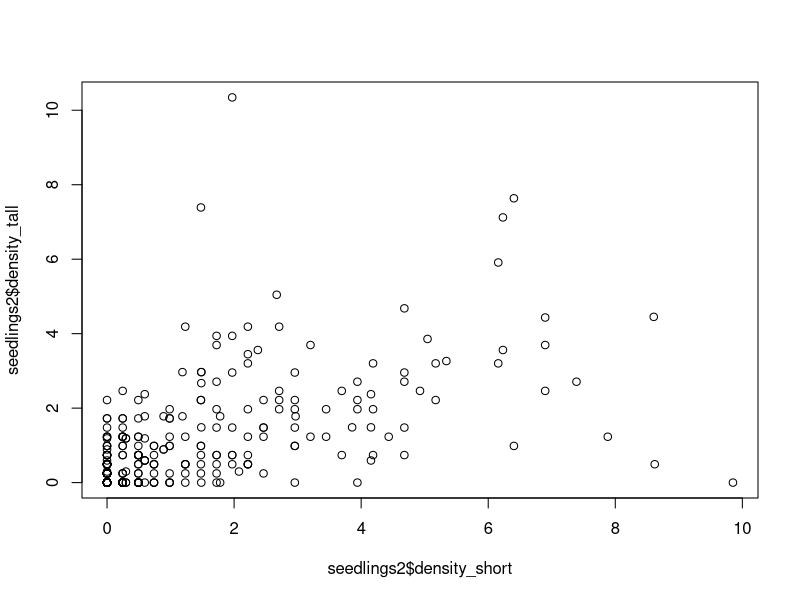
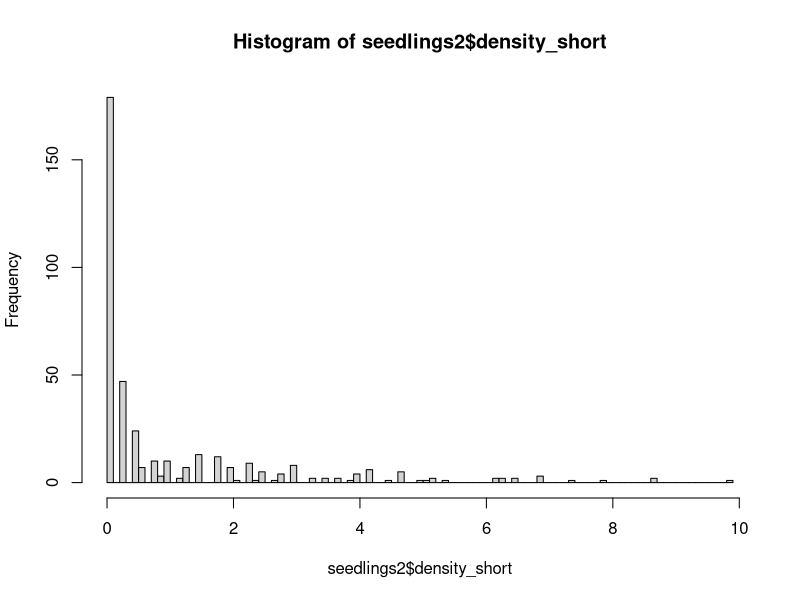
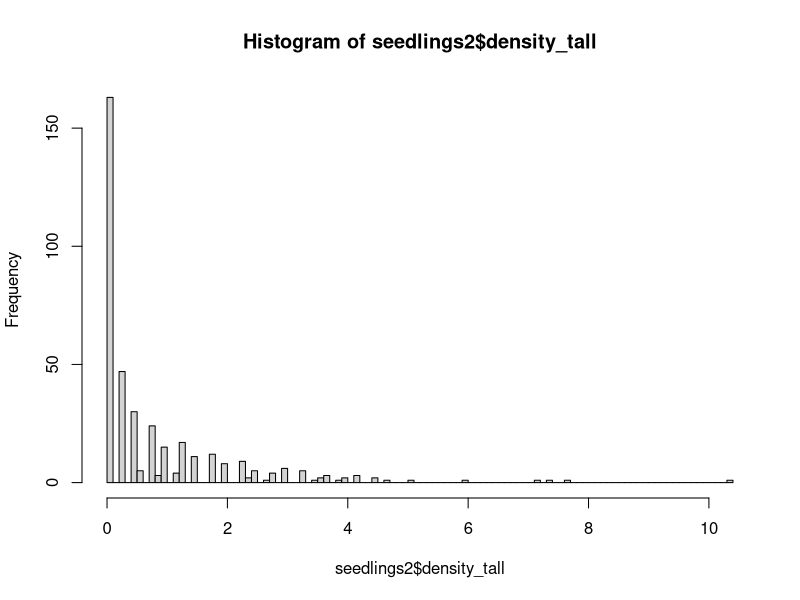
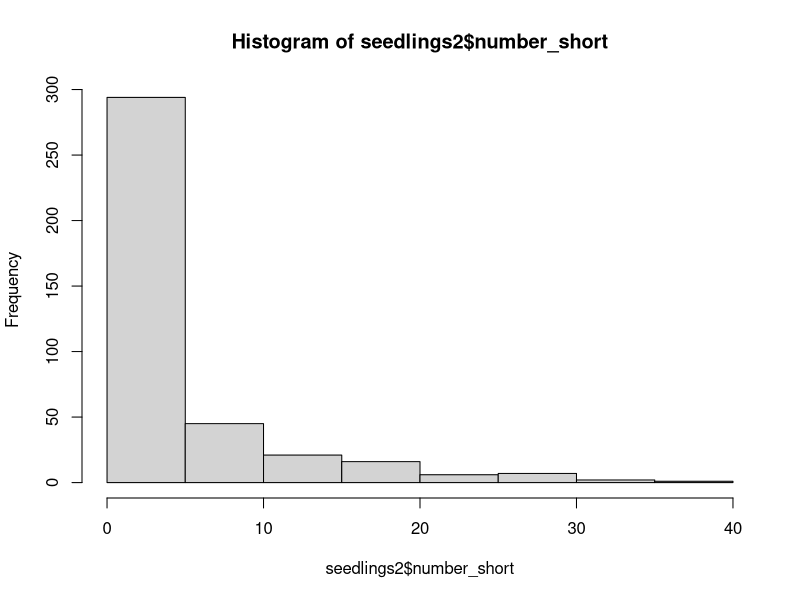
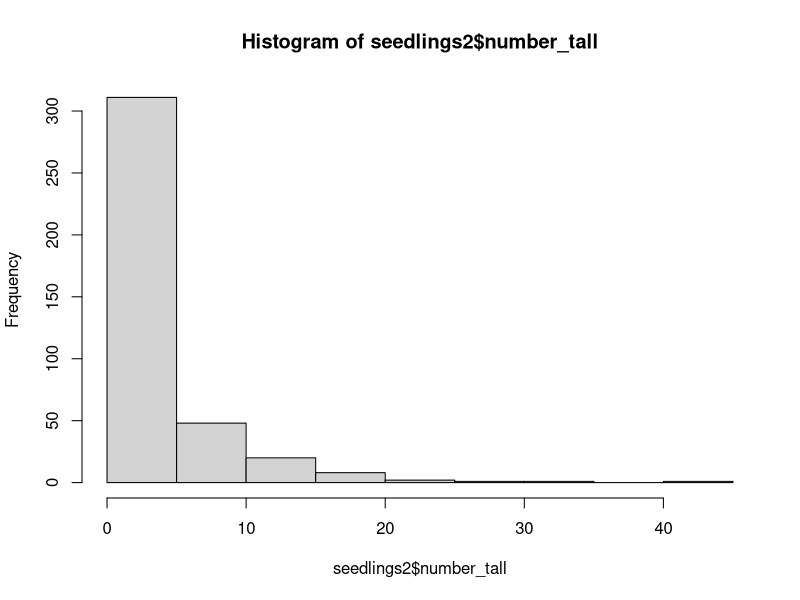
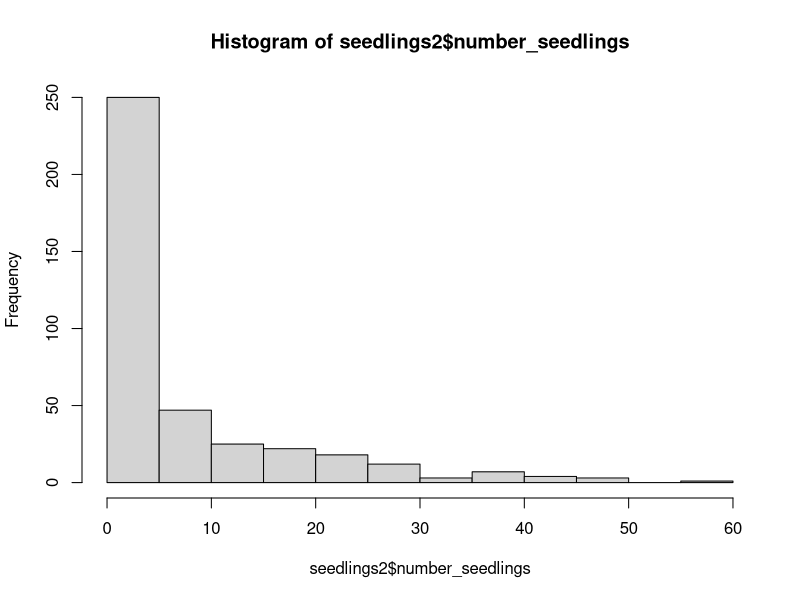
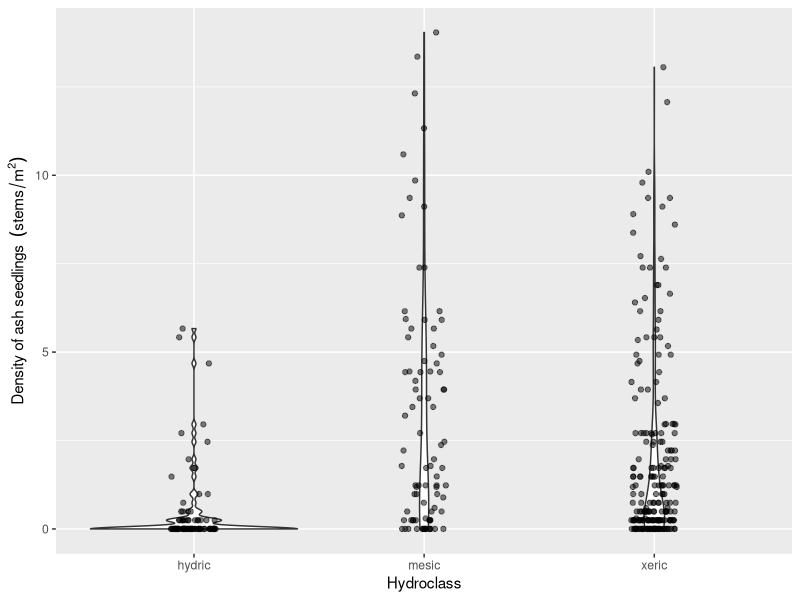
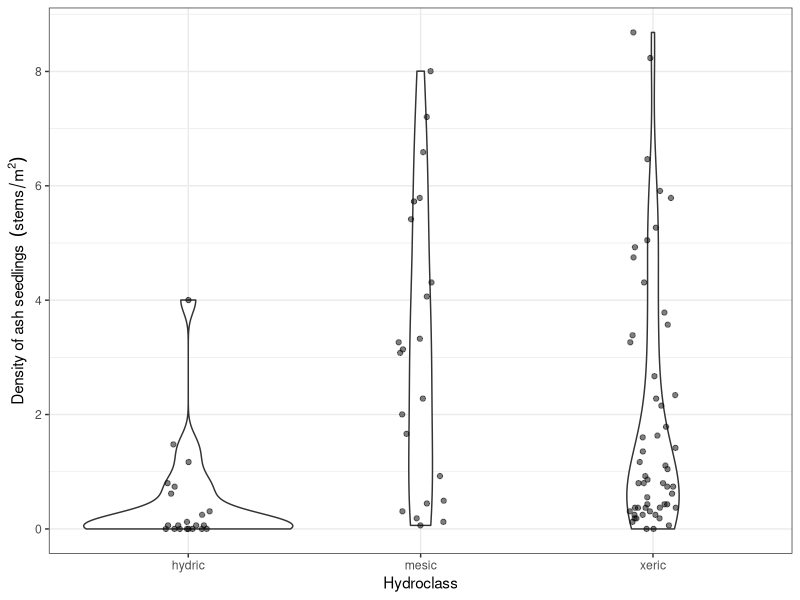

These figures' R source, in order:
# Aaron Tayal
# 8/26/2024
# The purpose is to report what the stem 
# density of ash seedlings, saplings, small trees, and trees is

library(ggplot2)
library(dplyr)

# Plot centers ---------------------------------------------------------------

plot_centers <- read.csv("Raw_data/EAB_Michigan_2024_plot_centers.csv")
str(plot_centers)
# for the center_tree column, I would encourage to split that into two (one for species and one for dbh)
# same for the center tree updated column

# There are 111 plots (37 transects) that I plan to visit (and 2 extra rows due 
# to confusion about the true center for plot 75):
nrow(plot_centers)

# There are 98 plots that I have collected seedling data (not counting 75_north):
sum(plot_centers$seedlings_done_y_n == "y")

# Similarly, there are 98 plots that I have collected sapling data (not counting 
# 75_north):
sum(plot_centers$saplings_done_y_n == "y")

# There are 97 plots that I have collected tree data for (not counting 75_north).
# At plot 91 at Hudson Mills, we ran out of time to collect tree data due to a 
# thunderstorm
sum(plot_centers$trees_done_y_n == "y")

# There are 2 plots where we found and measured the center tree but did not 
# collect any seedling, sapling, or tree data due to high waters and a time 
# crunch. These were plots 23 and 66, both at Island Lake.
#View(plot_centers[plot_centers$seedlings_done_y_n == "n",])

# This leaves 11 plots that we have neither found the center or recorded data
# for. Four at Hudson Mills, six at Indian Springs, and one at Island Lake. 
# Note: we technically found plot 61 at Island Lake, but I forgot to write
# the center tree DBH, and thus I'm considering it completely not-started.
#View(plot_centers[plot_centers$seedlings_done_y_n == "",])

# Summary: 97 done + 3 partially done + 11 not-started = 111 plots

# Hydroclass -----------------------------------------------------------------

hydro <- read.csv("Raw_data/MI-plot-hydroclasses.csv")
str(hydro)
# The column "mstrlvl" is either xeric, mesic, or hydric. All plots in one
# transect (3 plots) will have the same assignment of mstrlvl. I will also 
# call this the "hydroclass". The column "plotmstr" has a value from 1 to 5 
# (1 being driest and 5 being the most flooded). The "plotmstr" value can
# vary within a transect. I think it is based on the results of some kind of 
# soil moisture test.

# Note: "MI-plot-hydroclasses.csv" has hydroclass data for 129 plots, including
# some that I do not plan to visit because they are designated "non-ash" plots
# or they are at Brighton.

# Seedlings -------------------------------------------------------------------

seedlings <- read.csv("Raw_data/EAB_Michigan_2024_seedlings.csv")
str(seedlings)
# At one plot (75 at Indian Springs), we found two center trees marked 75.
# The true, original plot 75 is the one I want to use. I called this one 
# "75_south" in my datasheet this year. So I need to remove "75_north" rows and
# rename "75_south" rows as simply "75".
seedlings <- seedlings[seedlings$center_tree_number != "75_north",]
seedlings$center_tree_number[seedlings$center_tree_number == "75_south"] <- "75"
str(seedlings)

seedlings$center_tree_number <- as.integer(seedlings$center_tree_number)

# To combine the data on hydroclasses with the seedling data, I will
# use inner_join, which keeps only the rows which have center_tree_number
# matching between the two datasets:
seedlings2 <- inner_join(seedlings, hydro, by="center_tree_number")
# I notice that the number of rows of seedlings and seedlings2 are the same,
# indicating that the dataframe hydro contained all the center tree numbers
# that I have
nrow(seedlings) == nrow(seedlings2)

# We recorded data for each quadrant of each microplot, so I need to add up the
# four quadrants for short seedlings (those that are shorter than 25 cm):
seedlings2$number_short <- 
  seedlings2$northeast_number_established_short +
  seedlings2$southeast_number_established_short +
  seedlings2$southwest_number_established_short +
  seedlings2$northwest_number_established_short

# Same for tall seedlings:
seedlings2$number_tall <- 
  seedlings2$northeast_number_established_tall +
  seedlings2$southeast_number_established_tall +
  seedlings2$southwest_number_established_tall +
  seedlings2$northwest_number_established_tall

# Now make a column for the total number of seedlings (both short and tall):
seedlings2$number_seedlings <- seedlings2$number_short + seedlings2$number_tall

# Now I need to divide the raw counts by the area of the circular microplot to
# get the density. The density will be in units of stems per meter^2
seedlings2$density_short <-
  (seedlings2$number_short / seedlings2$area_of_microplot_m_squared)

seedlings2$density_tall <-
  (seedlings2$number_tall / seedlings2$area_of_microplot_m_squared)

seedlings2$density_seedlings <- 
  (seedlings2$number_seedlings / seedlings2$area_of_microplot_m_squared)

# For a common sense check, I'll plot the density of short seedlings against
# the density of tall seedlings.  I predict (prior to seeing it) that they 
# will be correlated.
plot(seedlings2$density_short,
     seedlings2$density_tall)

# I will plot histograms for short and tall seedlings. I want to know what is 
# the qualitative shape of the distribution:
hist(seedlings2$density_short, breaks=100)
hist(seedlings2$density_tall, breaks=100)

hist(seedlings2$number_short) # I wanted to see the count data, too
hist(seedlings2$number_tall)
hist(seedlings2$number_seedlings)

# Note: these density variables are pseudo-continuous, but really they are
# discrete, because the counts are discrete, and so there are only a limited
# number of values that the density can take.

# I want to make a violin plot that shows the distribution of seedling densities
# for each of the three hydroclasses (xeric, mesic, and hydric)
ggplot(data=seedlings2, aes(x=factor(mstrlvl), 
                            y=density_seedlings)) +
  geom_violin() +
  geom_jitter(height=0, width=0.1, alpha=0.5) +
  xlab("Hydroclass") +
  ylab(bquote("Density of ash seedlings " ~ (stems/m^2)))

# I want to take an average of the 4 microplots in order to report data at the 
# plot level. 

# IMPORTANT NOTE: sometimes, we forgot to write the percent cover
# for 1 out of 4 of the microplots. I have instructed the code to strip NA values
# before taking the mean.  I'm assuming it's okay because we still have three other
# values, but I need to check on this.

seedlings_by_plot <- seedlings2 %>% group_by(center_tree_number) %>% 
  summarize(mean_percent_cover = mean(percent_cover_0_0.5_1_3.5_8_15.5_25.5_etc, 
                                 na.rm=TRUE),
            mean_density_short = mean(density_short),
            mean_density_tall = mean(density_tall),
            mean_density_seedlings = mean(density_seedlings),
            mstrlvl = first(mstrlvl))

# Make a graph that shows the seedling densities by hydroclass, at the plot level
ggplot(data=seedlings_by_plot, aes(x=factor(mstrlvl), y=mean_density_seedlings)) +
  geom_violin() +
  geom_jitter(height=0, width=0.1, alpha=0.5) +
  xlab("Hydroclass") +
  ylab(bquote("Density of ash seedlings " ~ (stems/m^2))) +
  scale_y_continuous(breaks=seq(0,9,2)) +
  theme_bw()

# Make a similar graph for short seedlings (under 25 cm):
ggplot(data=seedlings_by_plot, aes(x=factor(mstrlvl), y=mean_density_short)) +
  geom_violin() +
  geom_jitter(height=0, width=0.1, alpha=0.5) +
  xlab("Hydroclass") +
  ylab(bquote("Density of short ash seedlings <25 cm  " ~ (stems/m^2))) +
  scale_y_continuous(breaks=seq(0,9,2)) +
  ylim(-0.15, 6) +
  theme_bw()

# Same for tall seedlings:
ggplot(data=seedlings_by_plot, aes(x=factor(mstrlvl), y=mean_density_tall)) +
  geom_violin() +
  geom_jitter(height=0, width=0.1, alpha=0.5) +
  xlab("Hydroclass") +
  ylab(bquote("Density of tall ash seedlings 25-137 cm  " ~ (stems/m^2))) +
  ylim(-0.15, 6) +
  theme_bw()

# And for percent cover:
ggplot(data=seedlings_by_plot, aes(x=factor(mstrlvl), y=mean_percent_cover)) +
  geom_violin() +
  geom_jitter(height=0, width=0.1, alpha=0.5) +
  xlab("Hydroclass") +
  ylab("Percent cover of ash seedlings (%)") +
  theme_bw()

# Saplings --------------------------------------------------------------------

saplings <- read.csv("Raw_data/EAB_Michigan_2024_saplings.csv")
str(saplings)
# Remove 75_north and rename 75_south to 75 (see seedlings for details)
saplings <- saplings[saplings$center_tree_number != "75_north",]
saplings$center_tree_number[saplings$center_tree_number == "75_south"] <- "75"

saplings$center_tree_number <- as.integer(saplings$center_tree_number)

# Trying to add in the hydroclass to this dataframe:
saplings2 <- inner_join(saplings, hydro, by="center_tree_number")
nrow(saplings) == nrow(saplings2)

# Saplings were counted in each quadrant, so I want to sum up the quadrants
# to get a total number of saplings by plot
saplings_by_plot <- saplings2 %>% group_by(center_tree_number) %>% 
  summarize(number_saplings = sum(number_of_stems),
            mstrlvl = first(mstrlvl))

# To find the density of saplings, I need to divide the number of saplings 
# found in the subplot (8 meters in radius) by the area of that subplot. 
# The area of the subplot is 201.062 m^2. The unit will be stems per m^2.
saplings_by_plot$density_saplings <- saplings_by_plot$number_saplings / 201.062

# I would like to also change the units to stems per hectare:
saplings_by_plot$density_saplings_stems_per_ha <- 
  saplings_by_plot$density_saplings * 10000

# Now, make a violin plot that shows the number of saplings found at each plot, 
# as a function of hydroclass
ggplot(data=saplings_by_plot, aes(x=factor(mstrlvl), 
                                  y=density_saplings)) + 
  geom_violin() +
  geom_jitter(height=0, width=0.1, alpha=0.5) +
  xlab("Hydroclass") +
  ylab(bquote("Density of ash saplings " ~ (stems/m^2))) +
  theme_bw()

# Small trees and trees -------------------------------------------------------

trees <- read.csv("Raw_data/EAB_Michigan_2024_trees.csv")

# Remove 75_north and rename 75_south to 75 (see seedlings for details)
trees <- trees[trees$center_tree_number != "75_north",]
trees$center_tree_number[trees$center_tree_number == "75_south"] <- "75"

trees$center_tree_number <- as.integer(trees$center_tree_number)
trees$ash_species <- as.factor(trees$ash_species)

# Add in hydroclass data
trees2 <- inner_join(trees, hydro, by="center_tree_number")
nrow(trees) == nrow(trees2)

# Remove any rows where the species of tree is not ash (keep rows where ash_species is NA)
# Note: the hickory and Zanthoxylum rows were tagged trees
levels(trees2$ash_species)
trees2 <- trees2[( trees2$ash_species != "hickory" | is.na(trees2$ash_species) ), ]
trees2 <- trees2[( trees2$ash_species != "Zanthoxylum (prickly ash)" | is.na(trees2$ash_species) ), ]
trees2$ash_species <- droplevels(trees2$ash_species)
levels(trees2$ash_species)

# I want to make a column that simplifies ash_species so that there are only 
# three categories: black, green/white/pumpkin, and unknown
trees2$ash_species_simple <- as.character(trees2$ash_species)
trees2$ash_species_simple[trees2$ash_species_simple == "green"] <- "green_white_or_pumpkin"
trees2$ash_species_simple[trees2$ash_species_simple == "green or pumpkin"] <- "green_white_or_pumpkin"
trees2$ash_species_simple[trees2$ash_species_simple == "green or white"] <- "green_white_or_pumpkin"
trees2$ash_species_simple[trees2$ash_species_simple == "green white or pumpkin"] <- "green_white_or_pumpkin"
trees2$ash_species_simple[trees2$ash_species_simple == "black?"] <- "unknown"
trees2$ash_species_simple[trees2$ash_species_simple == "?"] <- "unknown"
trees2$ash_species_simple[trees2$ash_species_simple == "green?"] <- "unknown"
trees2$ash_species_simple[trees2$ash_species_simple == "white?"] <- "unknown"
trees2$ash_species_simple <- as.factor(trees2$ash_species_simple)
table(trees2$ash_species_simple)

# Which center_tree_number values are found in seedlings but not found in 
# trees?
a <- seedlings_by_plot$center_tree_number
b <- sort(unique(trees2$center_tree_number))
b
setdiff(a, b)
# Plot 91 at Hudson Mills is correct to be missing from trees2

# Make sure the variable that records which quadrant the tree was in is accurate:
trees2$quadrant_NE_SE_SW_NW <- as.factor(trees2$quadrant_NE_SE_SW_NW)
summary(trees2$quadrant_NE_SE_SW_NW)
trees2[trees2$quadrant_NE_SE_SW_NW == "?",] # The only rows with ? for quadrant
# are about 100 meters from the center (and so will be filtered out)

# Which rows are simply recording the absence of any trees?
c <- trees2$center_tree_number[trees2$quadrant_NE_SE_SW_NW == "none"]
c
unique(c)
d <- trees2$center_tree_number[trees2$quadrant_NE_SE_SW_NW != "none"]
unique(d)
intersect(unique(c), unique(d)) # Make sure no trees are recorded from plots
# also marked as having no trees.

# We only recorded compass direction at the beginning of summer 
# (it was a lot of work). But we can at least check the data against quadrant
# to see if they agree
trees2$compass_direction <- as.numeric(trees2$compass_direction)
ggplot(data=trees2, aes(x=quadrant_NE_SE_SW_NW, y=compass_direction)) +
  geom_point() +
  geom_hline(yintercept=90) +
  geom_hline(yintercept=180) +
  geom_hline(yintercept=270)
# Looks like there are three rows where compass direction and quadrant disagree:
trees2[trees2$compass_direction > 270 & trees2$quadrant_NE_SE_SW_NW != "NW" &
        is.na(trees2$compass_direction) == FALSE , ]
# All of these three rows were tagged ash. When it comes time to identify tagged
# ash in datasets from previous years, we will know about this issue. I'm not
# going to try to change anything right now.
  

# I want to create a new dataframe of trees so that small trees (2.5-10 cm DBH)
# are counted only if they occur within the 8 meter radius subplot. Furthermore,
# trees (10 cm DBH and up) are counted only if they occur within the 18 meter
# radius main plot

# First I need to change the variable distance_to_center_meters into a 
# numeric variable.  For many of the trees inside the 8 meter subplot, we
# simply wrote "less than 8" to indicate it was in the subplot. So now I 
# will name these as 4 (4 meters) even though they ranged from 0 m to 8 m
trees2$distance_to_center_meters_simple <- trees2$distance_to_center_meters
trees2$distance_to_center_meters_simple[trees2$distance_to_center_meters_simple == "less than 8"] <- "4"
trees2$distance_to_center_meters_simple[trees2$distance_to_center_meters_simple == "between 8 and 18"] <- "13"
trees2$distance_to_center_meters_simple[trees2$distance_to_center_meters_simple == "greater than 18"] <- "25"
trees2$distance_to_center_meters_simple[trees2$distance_to_center_meters_simple == "approx 100 m"] <- "100"
trees2$distance_to_center_meters_simple <- as.numeric(trees2$distance_to_center_meters_simple)
hist(trees2$distance_to_center_meters_simple, breaks=100)

# Small trees must be >= 2.5 cm DBH AND < 12.5 cm DBH AND distance to the center
# must be <= 8 meters
small_trees <- trees2 %>% dplyr::filter(quadrant_NE_SE_SW_NW != "none") %>%
  dplyr::filter(diameter_at_137_cm_in_cm >= 2.5) %>%
  dplyr::filter(diameter_at_137_cm_in_cm < 10) %>%
  dplyr::filter(distance_to_center_meters_simple <= 8)
plot(small_trees$diameter_at_137_cm_in_cm)
hist(small_trees$diameter_at_137_cm_in_cm, breaks=50)
plot(small_trees$distance_to_center_meters_simple)


# Big trees must be >= 10 cm DBH AND distance to the center must be <= 18 meters
big_trees <- trees2 %>% dplyr::filter(quadrant_NE_SE_SW_NW != "none") %>%
  dplyr::filter(diameter_at_137_cm_in_cm >= 10) %>%
  dplyr::filter(distance_to_center_meters_simple <= 18)
plot(big_trees$diameter_at_137_cm_in_cm)
plot(big_trees$distance_to_center_meters_simple)

# Now, create a summary of how many ash small trees were found in each plot
small_trees_by_plot <- small_trees %>% 
  group_by(center_tree_number) %>%
  summarise(number_small_trees = n(),
            mstrlvl = first(mstrlvl))

# Now, for any center tree numbers not mentioned in small_trees_by_plot,
# but that are in trees2, I'd like to put another row with a zero in it:
b # b is all the center tree numbers where presence/absence of trees was recorded
e <- small_trees_by_plot$center_tree_number
e # e is all the center tree numbers where small trees were found in the subplot
f <- sort(setdiff(b, e))

# Add a row for each center tree where no small trees were found in the subplot:
for (k in (1:length(f))){
  small_trees_by_plot <- small_trees_by_plot %>% 
    bind_rows(data.frame(center_tree_number = f[k],
                        number_small_trees = 0,
                        mstrlvl = hydro$mstrlvl[which(hydro$center_tree_number == f[k])]))
}
# Reorder the rows by center_tree_number
small_trees_by_plot <- small_trees_by_plot %>% arrange(center_tree_number)

g <- small_trees_by_plot$center_tree_number
all.equal(b, g) # This shows that small_trees_by_plot now has all the same center
# trees that we recorded the presence or absence of trees at

# Create a histogram of number of small trees to investigate whether the 
# distribution follows a Poisson distribution.
ggplot(data=small_trees_by_plot, aes(x=number_small_trees)) +
  geom_histogram() +
  theme_classic()
# The Poisson distribution assumes that events (here the presence of a small
# tree) occur independently of the position of other small trees. That assumption
# is obviously false, since 

# To find the density of small trees, I need to divide the number of them 
# found in the subplot (8 meters in radius) by the area of that subplot. 
# The area of the subplot is 201.062 m^2. The unit will be stems per m^2.
small_trees_by_plot$density_small_trees <- small_trees_by_plot$number_small_trees / 201.062

# I would like to also change the units to stems per hectare:
small_trees_by_plot$density_small_trees_stems_per_ha <- 
  small_trees_by_plot$density_small_trees * 10000

# Now, make a violin plot that shows the number of small trees found at each 
# plot, as a function of hydroclass
ggplot(data=small_trees_by_plot, aes(x=factor(mstrlvl), 
                                    y=density_small_trees)) + 
  geom_violin() +
  geom_jitter(height=0, width=0.1, alpha=0.5) +
  xlab("Hydroclass") +
  ylab(bquote("Density of ash small trees " ~ (stems/m^2))) +
  theme_bw()

# Now the same type of summary for big trees
big_trees_by_plot <- big_trees %>% group_by(center_tree_number) %>%
  summarise(number_big_trees = n())

# Now merge big_trees_by_plot into the small_trees_by_plot dataframe:
trees_by_plot <- full_join(small_trees_by_plot, 
                                    big_trees_by_plot, by="center_tree_number")
# Replace NAs with zeros for number of big trees:
trees_by_plot$number_big_trees[is.na(trees_by_plot$number_big_trees)] <- 0

# Calculate the density of big trees in stems per m^2:
trees_by_plot$density_big_trees <- trees_by_plot$number_big_trees / 1017.876

# And in stems per hectare:
trees_by_plot$density_big_trees_stems_per_ha <- 
  trees_by_plot$density_big_trees * 10000

# Now, make a violin plot that shows the number of big trees found at each 
# plot, as a function of hydroclass
ggplot(data=trees_by_plot, aes(x=factor(mstrlvl), 
                                     y=density_big_trees)) + 
  geom_violin() +
  geom_jitter(height=0, width=0.1, alpha=0.5) +
  xlab("Hydroclass") +
  ylab(bquote("Density of ash big trees " ~ (stems/m^2))) +
  theme_bw()

# Make a scatter plot of the small trees with diameter in the x-axis and 
# canopy condition in the y-axis.
ggplot(data=small_trees, aes(x=diameter_at_137_cm_in_cm, y=canopy_condition_1_5,
                             color=ash_species_simple)) +
  geom_jitter(height=0.05, width=0, alpha=0.4) +
  theme_classic()



